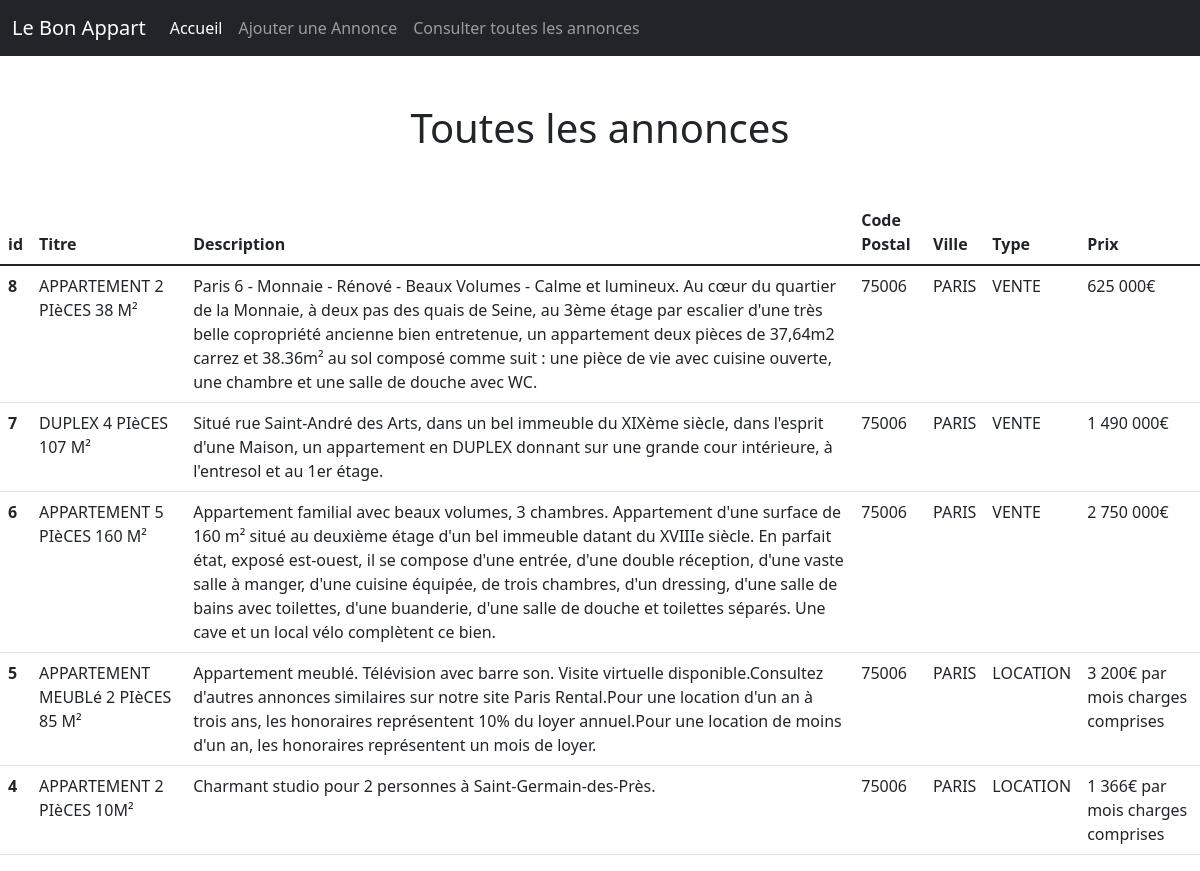
The page / on the database its author committed.
### tables this page shows
CREATE TABLE `advert` (
  `id` int(11) NOT NULL,
  `title` varchar(255) NOT NULL,
  `description` varchar(500) NOT NULL,
  `postal_code` int(5) UNSIGNED ZEROFILL NOT NULL,
  `city` varchar(255) NOT NULL,
  `type` varchar(255) NOT NULL,
  `price` varchar(50) NOT NULL,
  `reservation_message` varchar(1000) NOT NULL
);

### index.php (the view, shortened to what this page needs)
<?php
include_once("inc/init.inc.php");
$resultatRequete = $bdd->query("SELECT * FROM advert ORDER BY id DESC LIMIT 0,5");
$toutesLesAnnonces = $resultatRequete->fetchAll(PDO::FETCH_ASSOC);
include_once("inc/head.inc.php");
include_once("inc/header.inc.php");
?>
<main>
    <h1 class="text-center my-5">Toutes les annonces</h1>
    <table class="table">
        <thead class="thead-dark">
            <tr>
                <th scope="col">id</th>
                <th scope="col">Titre</th>
                <th scope="col">Description</th>
                <th scope="col">Code Postal</th>
                <th scope="col">Ville</th>
                <th scope="col">Type</th>
                <th scope="col">Prix</th>
            </tr>
        </thead>
        <tbody>
            <?php
                foreach($toutesLesAnnonces as $advert){
                    ?>
                        <tr>
                            <th scope="row"><?=$advert["id"]?></th>
                            <td><?=strtoupper($advert["title"])?></td>
                            <td><?=$advert["description"]?></td>
                            <td><?=$advert["postal_code"]?></td>
                            <td><?=$advert["city"]?></td>
                            <td><?=$advert["type"]?></td>
                            <td><?=$advert["price"]?></td>
                        </tr>
                    <?php
                }
           ?>
        </tbody>
    </table>
</main>
<?php
include_once("inc/footer.inc.php");

### rows shown on the page
advert: id "8", title "APPARTEMENT 2 PIèCES 38 M²", description "Paris 6 - Monnaie - Rénové - Beaux Volumes - Calme et lumineux. Au cœur du quartier de la Monnaie, à deux pas des quais de Seine, au 3ème étage par escalier d'une très belle copropriété ancienne bien entretenue, un appartement deux pièces de 37,64m2 carrez et 38.36m² au sol composé comme suit : une pièce de vie avec cuisine ouverte, une chambre et une salle de douche avec WC.", postal_code "75006", city "PARIS", type "VENTE", price "625 000€"
advert: id "7", title "DUPLEX 4 PIèCES 107 M²", description "Situé rue Saint-André des Arts, dans un bel immeuble du XIXème siècle, dans l'esprit d'une Maison, un appartement en DUPLEX donnant sur une grande cour intérieure, à l'entresol et au 1er étage.", postal_code "75006", city "PARIS", type "VENTE", price "1 490 000€"
advert: id "6", title "APPARTEMENT 5 PIèCES 160 M²", description "Appartement familial avec beaux volumes, 3 chambres. Appartement d'une surface de 160 m² situé au deuxième étage d'un bel immeuble datant du XVIIIe siècle. En parfait état, exposé est-ouest, il se compose d'une entrée, d'une double réception, d'une vaste salle à manger, d'une cuisine équipée, de trois chambres, d'un dressing, d'une salle de bains avec toilettes, d'une buanderie, d'une salle de douche et toilettes séparés. Une cave et un local vélo complètent ce bien.", postal_code "75006", city "PARIS", type "VENTE", price "2 750 000€"
advert: id "5", title "APPARTEMENT MEUBLé 2 PIèCES 85 M²", description "Appartement meublé. Télévision avec barre son. Visite virtuelle disponible.Consultez d'autres annonces similaires sur notre site Paris Rental.Pour une location d'un an à trois ans, les honoraires représentent 10% du loyer annuel.Pour une location de moins d'un an, les honoraires représentent un mois de loyer.", postal_code "75006", city "PARIS", type "LOCATION", price "3 200€ par mois charges comprises"
advert: id "4", title "APPARTEMENT 2 PIèCES 10M²", description "Charmant studio pour 2 personnes à Saint-Germain-des-Près.", postal_code "75006", city "PARIS", type "LOCATION", price "1 366€ par mois charges comprises"
